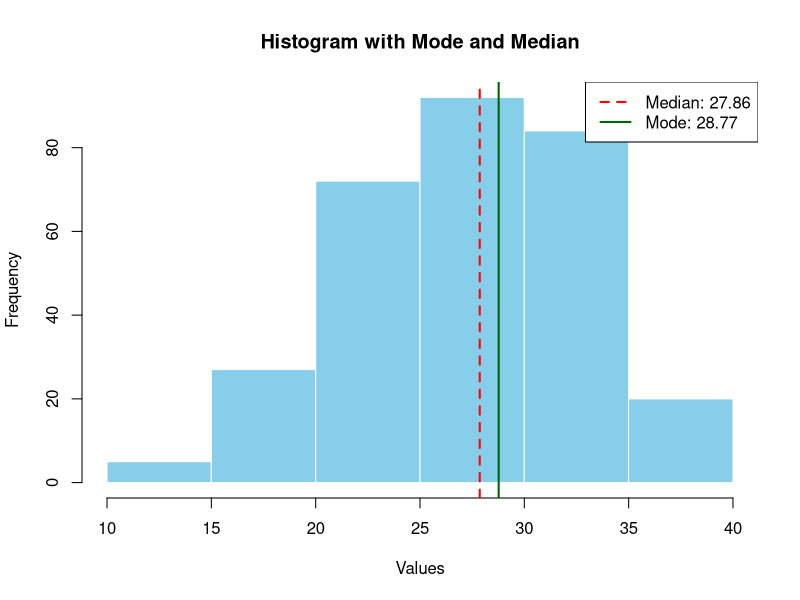

Source code (R):
# Sample continuous dataset
set.seed(42)
data_vec <- c(rnorm(200, mean = 25, sd = 5), rnorm(100, mean = 32, sd = 3))

# Calculate Median and Mode
median_val <- median(data_vec)
dens <- density(data_vec)
mode_val <- dens$x[which.max(dens$y)]

# Draw Histogram
hist(data_vec, 
     col = "skyblue", 
     border = "white",
     main = "Histogram with Mode and Median",
     xlab = "Values")

# Add Vertical Lines for Median and Mode
abline(v = median_val, col = "red", lwd = 2, lty = 2)     # Red dashed line for Median
abline(v = mode_val, col = "darkgreen", lwd = 2, lty = 1) # Green solid line for Mode

# Add Legend
legend("topright", 
       legend = c(paste("Median:", round(median_val, 2)), 
                  paste("Mode:", round(mode_val, 2))),
       col = c("red", "darkgreen"), 
       lty = c(2, 1), 
       lwd = 2)
